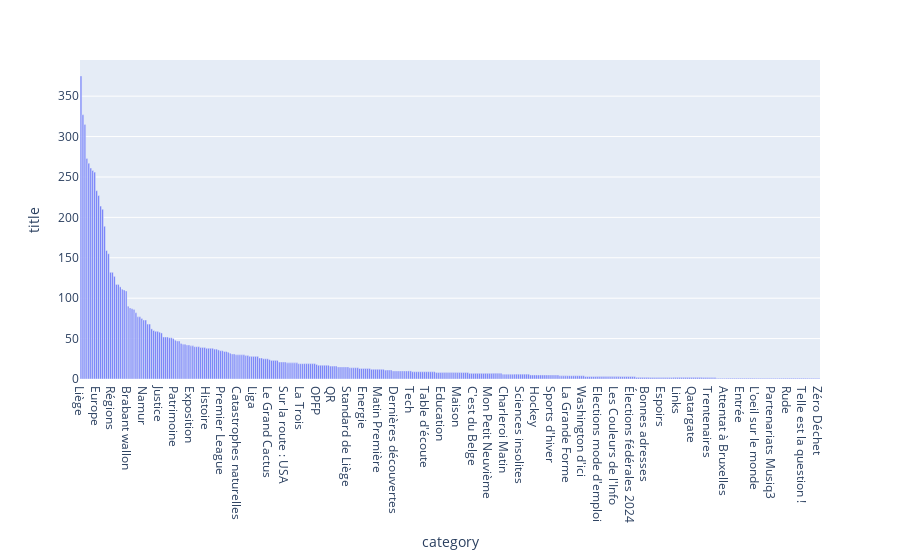

The notebook cell this image was saved under:
### Code cell
fig = px.bar(df.groupby('category').count().reset_index(), x='category', y='title')
fig.update_layout(xaxis = {"categoryorder":"total descending"})

### Figure 1 — Plotly figure (JSON) as saved in the notebook; plotly's stock layout.template omitted (floating-point values rounded to 4 significant figures; data arrays with more than 128 entries replaced by an {"elided": "..."} marker saying what was removed)
{"data": [{"alignmentgroup": "True", "hovertemplate": "category=%{x}<br>title=%{y}<extra></extra>", "legendgroup": "", "marker": {"color": "#636efa", "pattern": {"shape": ""}}, "name": "", "offsetgroup": "", "orientation": "v", "showlegend": false, "textposition": "auto", "type": "bar", "x": {"elided": "377 str values"}, "xaxis": "x", "y": {"elided": "377 int values"}, "yaxis": "y"}], "layout": {"barmode": "relative", "legend": {"tracegroupgap": 0}, "margin": {"t": 60}, "xaxis": {"anchor": "y", "categoryorder": "total descending", "domain": [0, 1], "title": {"text": "category"}}, "yaxis": {"anchor": "x", "domain": [0, 1], "title": {"text": "title"}}}}
